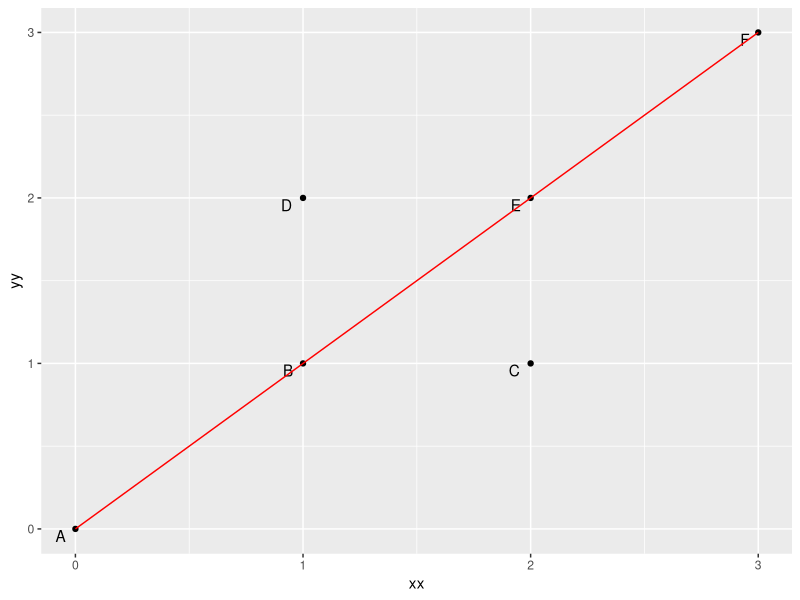
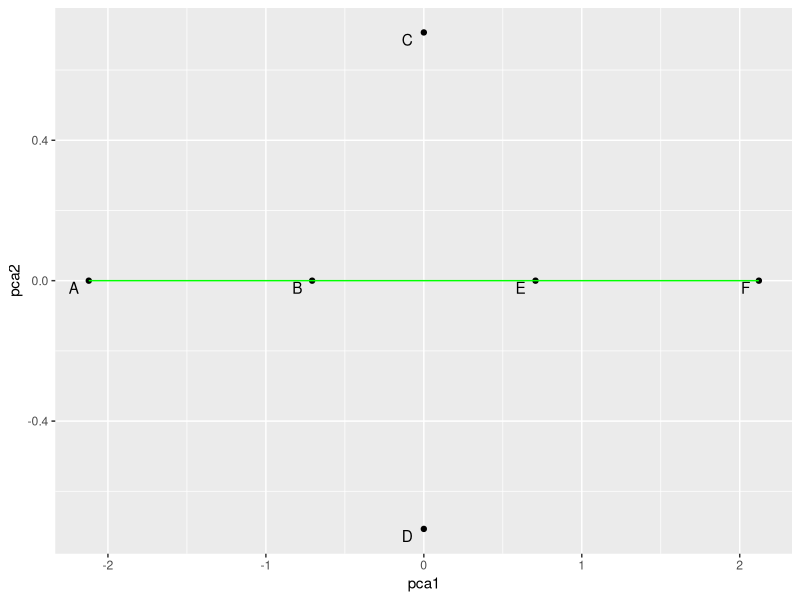

Write R code to recreate these figures, in order.
### easy princomp

library(ggplot2)

x =c(0,2,3)
y =c(0,1,2)
z =data.frame(x,y)
cov(z)

eigen(cov(z))

xx=c(0,1,2,1,2,3)
yy=c(0,1,1,2,2,3)
zz=data.frame(xx,yy)
rownames(zz) = c("A","B","C","D","E","F") 


ggplot(data=zz, mapping=aes(x=xx,y=yy)) + 
    geom_point() +
    geom_text(aes(label=rownames(zz), vjust=1.1,hjust=2), check_overlap = T) +  # 알파벳 텍스트 추가
    geom_line(data=zz[c(1,2,5,6),], mapping=aes(x=xx,y=yy), color='red') +  # 빨간색 대각선 추가
    guides(fill="none")  #  


# cov 

zz_cov = cov(zz)
zz_cov

# eigen value 

zz_eigen = eigen(zz_cov)
 
zz_eigen

zz_eigen$vectors %*% diag(zz_eigen$values) %*% t(zz_eigen$vectors) ## review 

zz_eigen$vectors

## 1. pca

zz_pca = princomp(zz, cor=F) 

zz_pca


zz_pca$loading


zz_pca$scores

data.frame(zz_pca$scores)

## 2. check the result --> to make certain the procedure


cbind(xx-mean(xx), yy-mean(yy)) %*% zz_eigen$vectors 

cbind(xx-mean(xx), yy-mean(yy)) %*% zz_pca$loading # the same  


zz_pca_scores=data.frame(zz_pca$scores)

colnames(zz_pca_scores) = c("pca1","pca2")
rownames(zz_pca_scores) = c("A","B","C","D","E","F")

ggplot(data=zz_pca_scores, mapping=aes(x=pca1, y=pca2)) + 
    geom_point() +
    geom_text(aes(label=rownames(zz_pca_scores), vjust=1.1,hjust=2), check_overlap = T) +  # 알파벳 텍스트 추가
    geom_line(data=zz_pca_scores[c(1,2,5,6),], mapping=aes(x=pca1,y=pca2), color='green') +  # 빨간색 대각선 추가
    guides(fill="none")  #  


var(zz_pca_scores)  # the same with eigen value 
